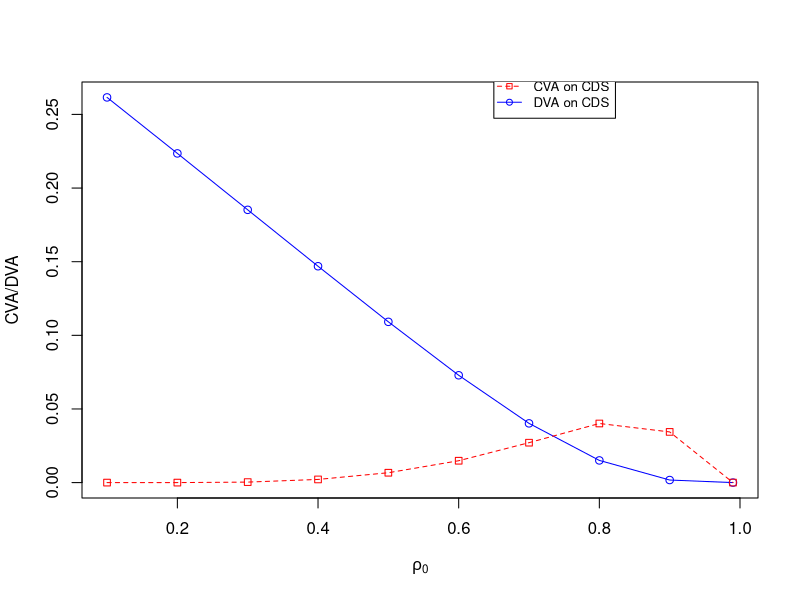
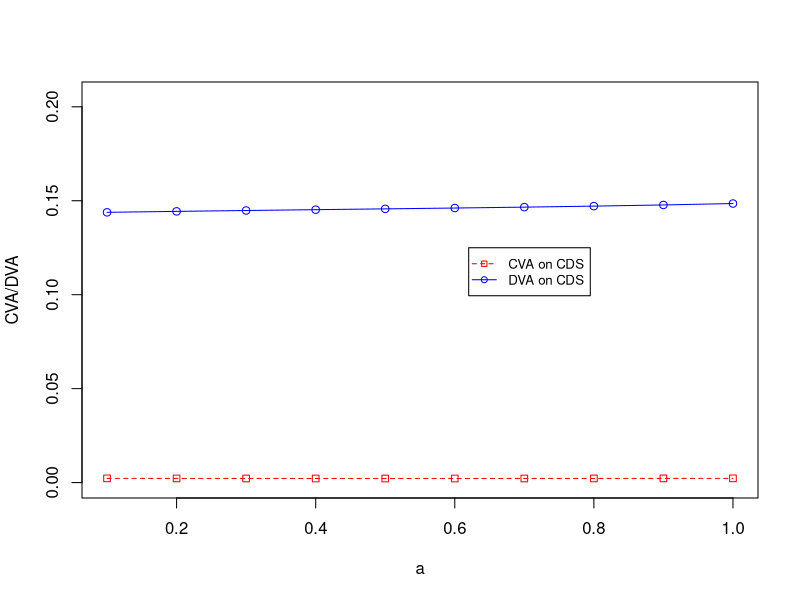

Generate these figures, in order, with R:
setwd("~/data/")


data <- read.table("Experiment1Data.txt", header = T, colClasses = "numeric")

CVA <- aggregate(CVA ~ rho0, data, mean)
DVA <- aggregate(DVA ~ rho0, data, mean)

plot(DVA$rho0, DVA$DVA, type="o", col="blue", xlab=expression(rho[0]), ylab="CVA/DVA")
lines(CVA$rho0, CVA$CVA, type="o", pch=22, lty=2, col="red")
legend(0.65, 0.28, c("CVA on CDS","DVA on CDS"), cex=0.8, col=c("red", "blue"), pch=c(22,21), lty=c(2,1))








data <- read.table("Experiment2Data_0.9.txt", header = T, colClasses = "numeric")
data <- read.table("Experiment2Data_0.3.txt", header = T, colClasses = "numeric")
data <- read.table("Experiment2Data_0.4.txt", header = T, colClasses = "numeric")
data <- read.table("Experiment2Data.txt", header = T, colClasses = "numeric")

CVA <- aggregate(CVA ~ a, data, mean)
DVA <- aggregate(DVA ~ a, data, mean)




plot(DVA$a, DVA$DVA, type="o", col="blue", xlab="a", ylab="CVA/DVA", ylim=c(0,0.205))
lines(CVA$a, CVA$CVA, type="o", pch=22, lty=2, col="red")
legend(0.62, 0.125, c("CVA on CDS","DVA on CDS"), cex=0.8, col=c("red", "blue"), pch=c(22,21), lty=c(2,1))









